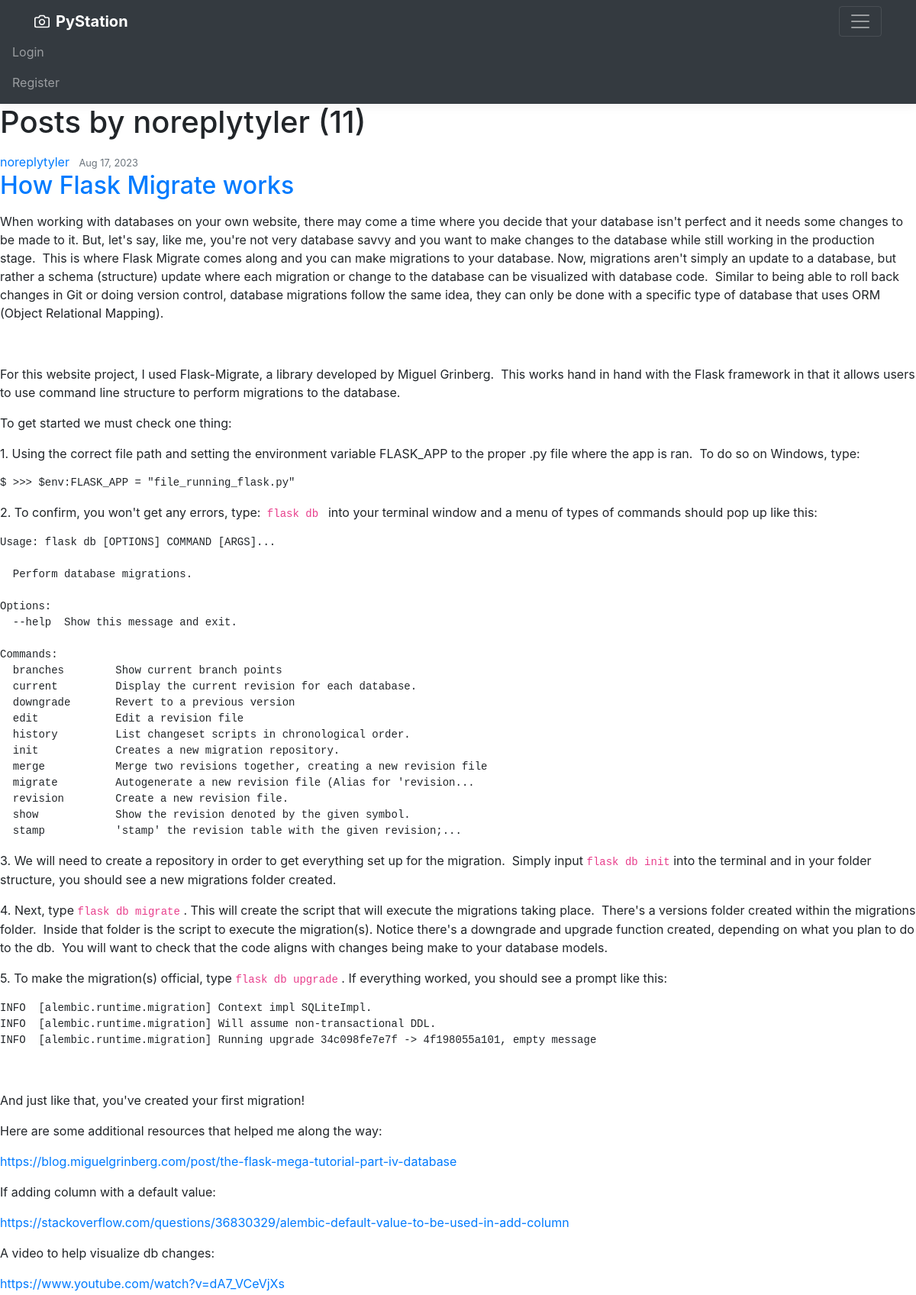
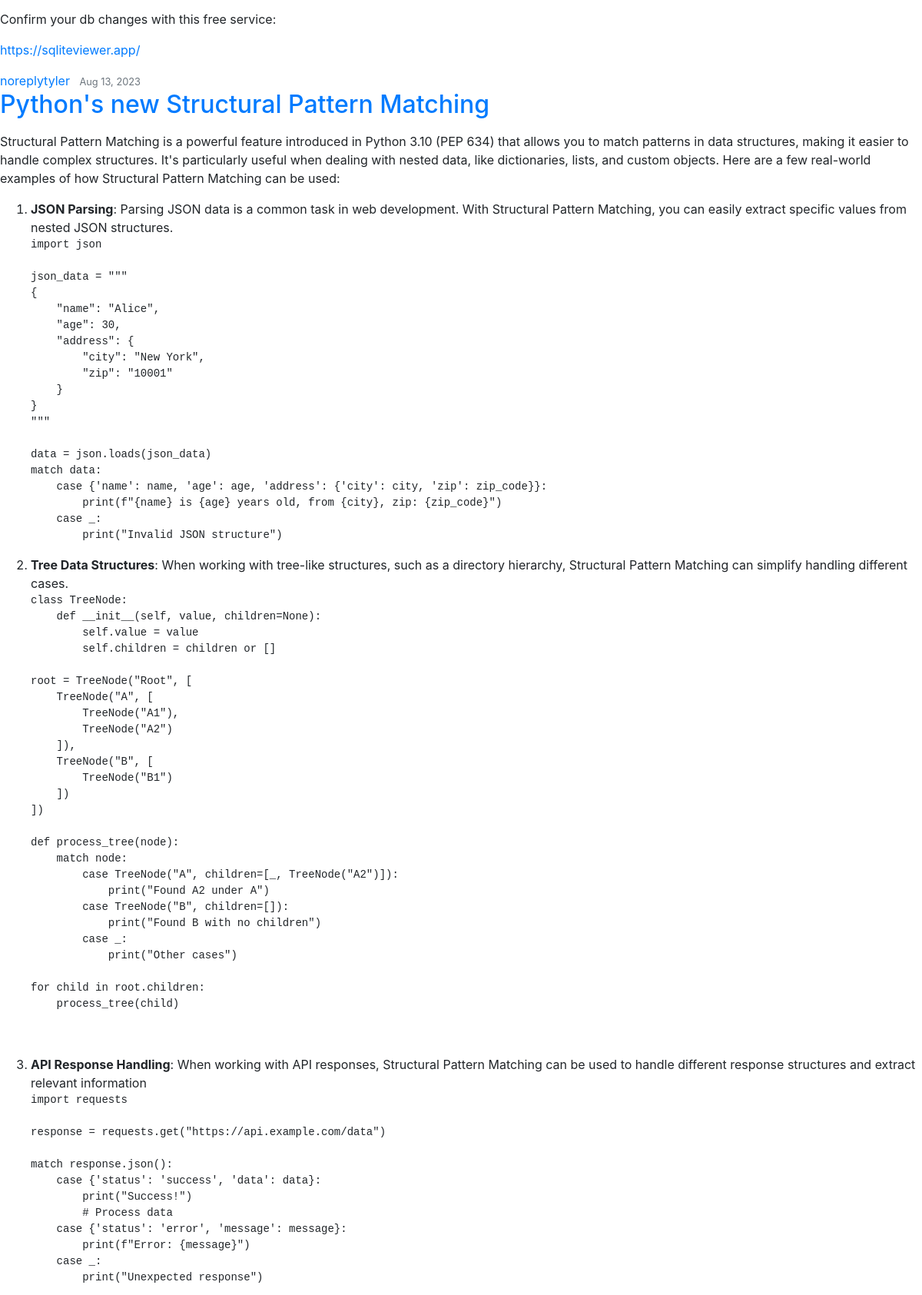
Page /user/noreplytyler/posts (upper part) on the committed database (2 pictures, top to bottom).
### PyStation/models.py (models this page shows, shortened)
class User(UserMixin, db.Model):
    id = db.Column(db.Integer, primary_key=True)
    username = db.Column(db.String(30), unique=True, nullable=False)
    email = db.Column(db.String(120), unique=True, nullable=False)
    image_file = db.Column(db.String(), nullable=False, default='default.png')
    password = db.Column(db.String(30), nullable=False)
    posts = db.relationship('Post', backref='author', lazy=True)
    def __repr__(self) -> str:
        return f"{self.username}"

class Post(db.Model):
    id = db.Column(db.Integer, primary_key=True)
    title = db.Column(db.String(100), nullable=False)
    date_posted = db.Column(db.DateTime, nullable=False, default=datetime.utcnow)
    content = db.Column(db.Text, nullable=False)
    thumbnail = db.Column(db.String(), nullable=False, default="thumbnail.jpeg")
    user_id = db.Column(db.Integer, db.ForeignKey('user.id'), nullable=False)

### PyStation/users/routes.py (the view)
@users.route("/user/<string:username>/posts")
def user_posts(username):
    page = request.args.get("page", 1, type=int)
    user = User.query.filter_by(username=username).first_or_404()
    posts = Post.query.order_by(Post.date_posted.desc()).paginate(page=page, per_page=10)
    return render_template('user_posts.html', posts=posts, user=user)

### PyStation/templates/user_posts.html (shortened to what this page needs)
{% extends "layout.html" %}
{% block content %}
    <h1 class="mb-3">Posts by {{ user.username }} ({{ posts.total }})</h1>
    {% for post in posts %}
        <article class="media content-section">
          <div class="media-body">
            <div class="article-metadata">
              <a class="mr-2" href="{{ url_for('users.user_posts', username=post.author.username) }}">{{ post.author }}</a>
              <small class="text-muted">{{ post.date_posted.strftime('%b %d, %Y') }}</small>
            </div>
            <h2><a class="article-title" href="{{ url_for('posts.post_by_post_id', post_id=post.id) }}">{{ post.title }}</a></h2>
            <p class="article-content">{{ post.content|safe }}</p>
          </div>
        </article>
    {% endfor %}
{% endblock content %}

### PyStation/static/main.css (style rules this page uses)
:root { --jumbotron-padding-y: 3rem; }

### rows in the picture
User: username "noreplytyler"
Post: author "noreplytyler", date_posted "Aug 17, 2023", title "How Flask Migrate works", content "When working with databases on your own website, there may come a time where you decide that your database isn't perfect and it needs some changes to be made to it. But, let's say, like me, you're not very database savvy and you want to make changes to the database while still working in the production stage. This is where Flask Migrate comes along and you can make migrations to your database. Now, migrations aren't simply an update to a database, but rather a schema (structure) update where each migration or change to the database can be visualized with database code. Similar to being able to roll back changes in Git or doing version control, database migrations follow the same idea, they…"
Post: author "noreplytyler", date_posted "Aug 13, 2023", title "Python's new Structural Pattern Matching", content "Structural Pattern Matching is a powerful feature introduced in Python 3.10 (PEP 634) that allows you to match patterns in data structures, making it easier to handle complex structures. It's particularly useful when dealing with nested data, like dictionaries, lists, and custom objects. Here are a few real-world examples of how Structural Pattern Matching can be used: JSON Parsing : Parsing JSON data is a common task in web development. With Structural Pattern Matching, you can easily extract specific values from nested JSON structures. import json json_data = \"\"\" { \"name\": \"Alice\", \"age\": 30, \"address\": { \"city\": \"New York\", \"zip\": \"10001\" } } \"\"\" data = json.loads(json_data) match data:…"

### other values in the picture
{{ posts.total }} "11"
